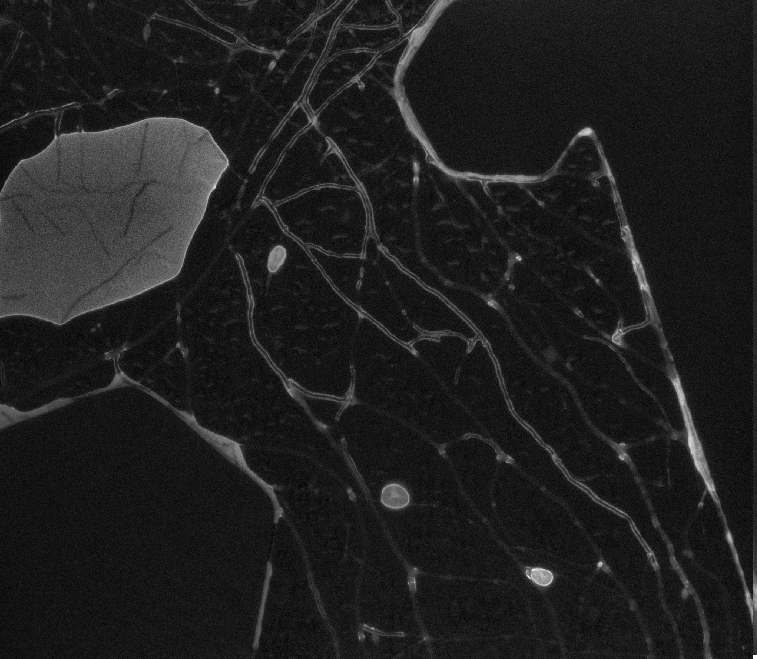
#> input picture final_dapp/enhanced.png, 757 x 659 px
$ python step2-blob_removal.py
#> lines starting #> are read from the running program, lines starting #| are printed output that depends on the picture; after the words box and inside, x2 and y2 are one past the last pixel; in counts of white or black regions, pixels touching at a corner belong together
import numpy as np
import matplotlib.pyplot as plt
from skimage.io import imread, imsave
from skimage.filters import threshold_otsu
from skimage.measure import label, regionprops
from skimage.color import label2rgb


img = imread("enhanced.png") #should be already graystyle
#> img is the input picture: shape (659, 757); min 0, max 255, mean 30.7


thresh = threshold_otsu(img) * 0.65 #global threshold, constant may be adjusted
#> thresh = 34.45
binary = img > thresh
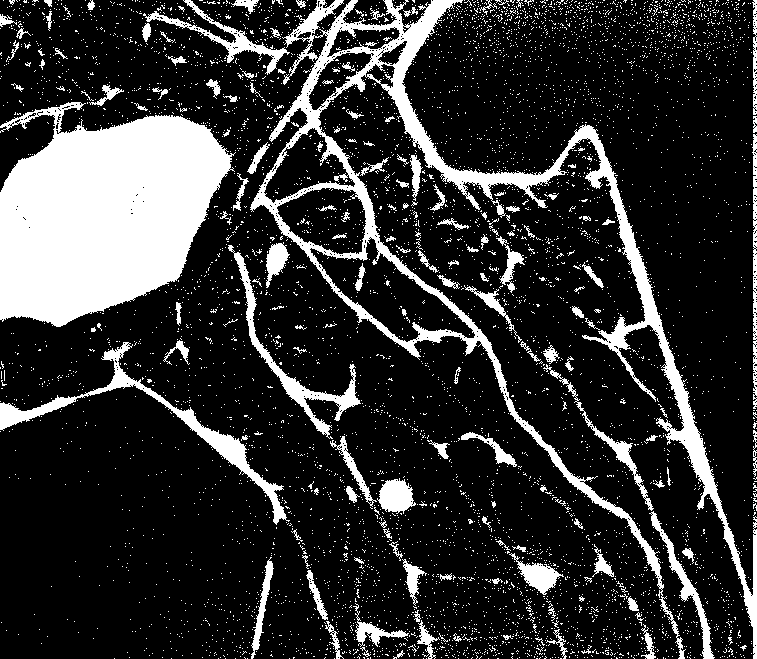
#> binary: shape (659, 757) bool; 19.5% white; 6154 white regions (6004 under 20 px), largest, box (x1, y1, x2, y2) and area: (0, 102, 236, 327) 36159, (250, 0, 757, 659) 25430, (0, 342, 290, 525) 3938


labeled = label(binary)
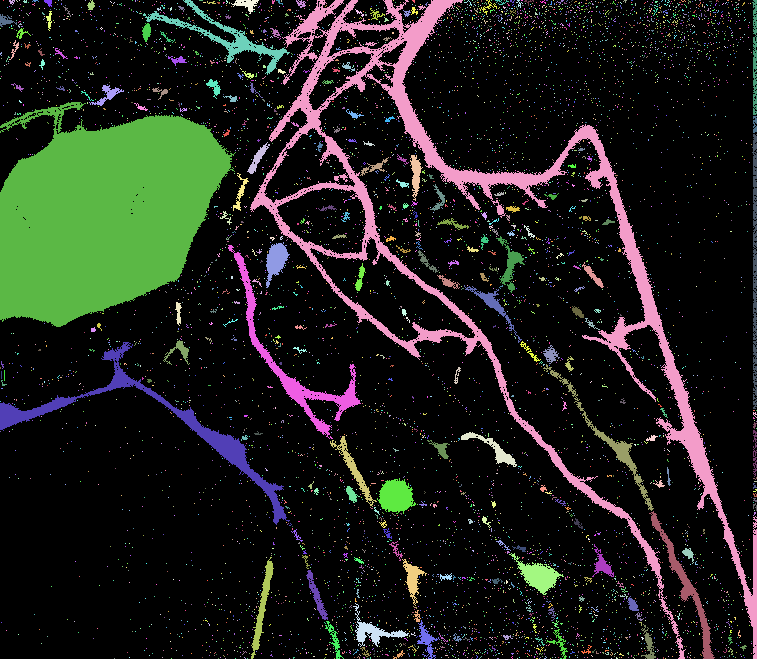
#> labeled: shape (659, 757) int32; 6155 distinct labels, from 0 to 6154; one colour per label, 0 black


cleaned = np.zeros_like(binary)

for region in regionprops(labeled):
    if region.eccentricity > 0.85 and region.area > 50:
        for y, x in region.coords:
            cleaned[y, x] = 1
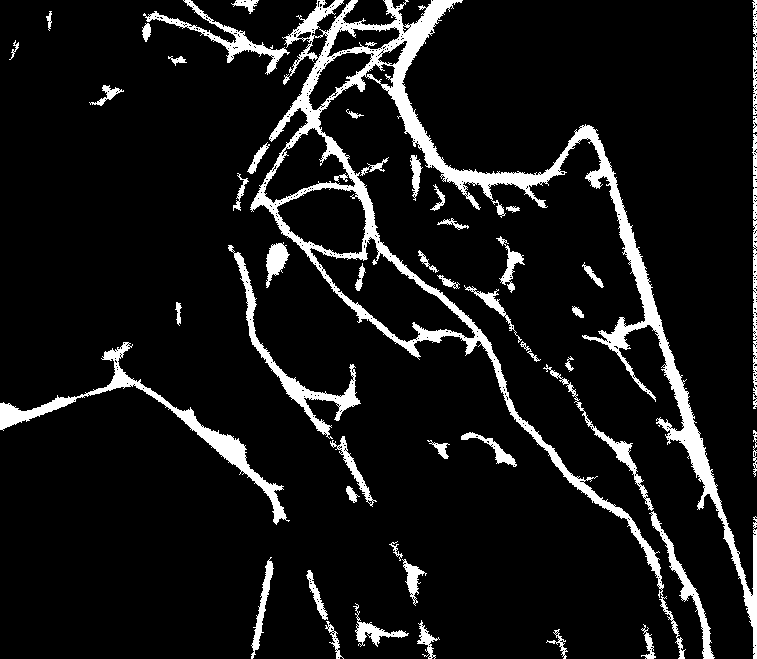
#> cleaned: shape (659, 757) bool; 9% white; 48 white regions, largest, box (x1, y1, x2, y2) and area: (250, 0, 757, 659) 25430, (0, 342, 290, 525) 3938, (228, 245, 361, 439) 2437


imsave("thresholded.png", (binary * 255).astype(np.uint8))           #binary mask
imsave("coloured.png", (label2rgb(labeled, image=img, bg_label=0) * 255).astype(np.uint8))  #colored labels
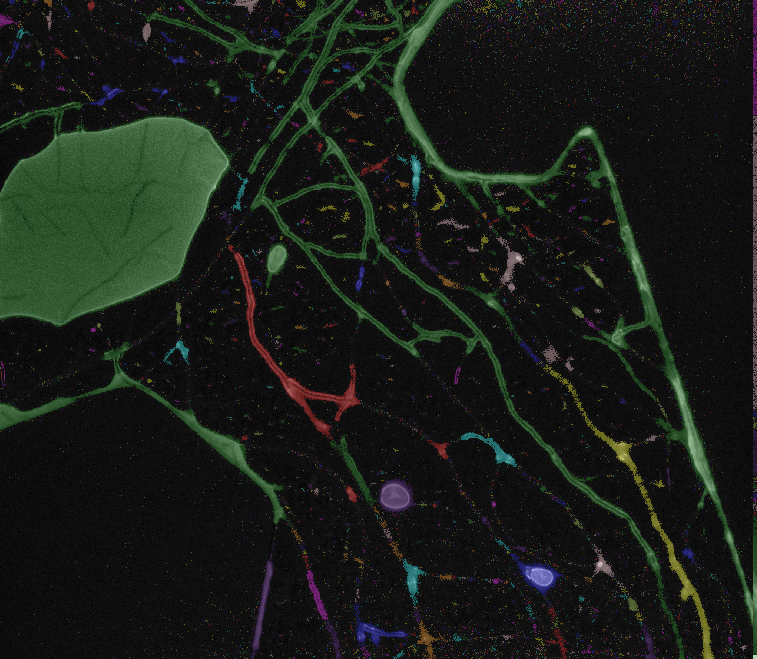
#> saved as coloured.png: shape (659, 757, 3); mean R, G, B 23.7, 28.2, 23
imsave("noblobs.png", (cleaned * 255).astype(np.uint8))              # cleaned mask

#display
plt.figure(figsize=(12, 4))

plt.subplot(1, 3, 1)
plt.title("Thresholded")
plt.imshow(binary, cmap='gray')
plt.axis('off')

plt.subplot(1, 3, 2)
plt.title("Labelled")
plt.imshow(label2rgb(labeled, image=img, bg_label=0))
plt.axis('off')

plt.subplot(1, 3, 3)
plt.title("Blobs Removed")
plt.imshow(cleaned, cmap='gray')
plt.axis('off')

plt.tight_layout()
plt.show()
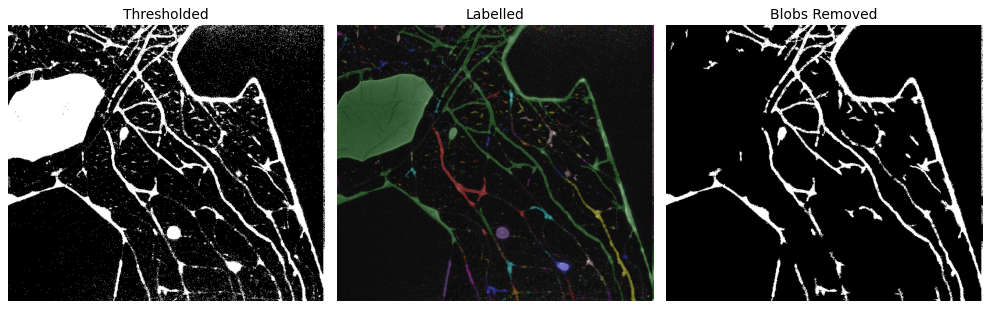
#> figure drawn by matplotlib, 3 panels
